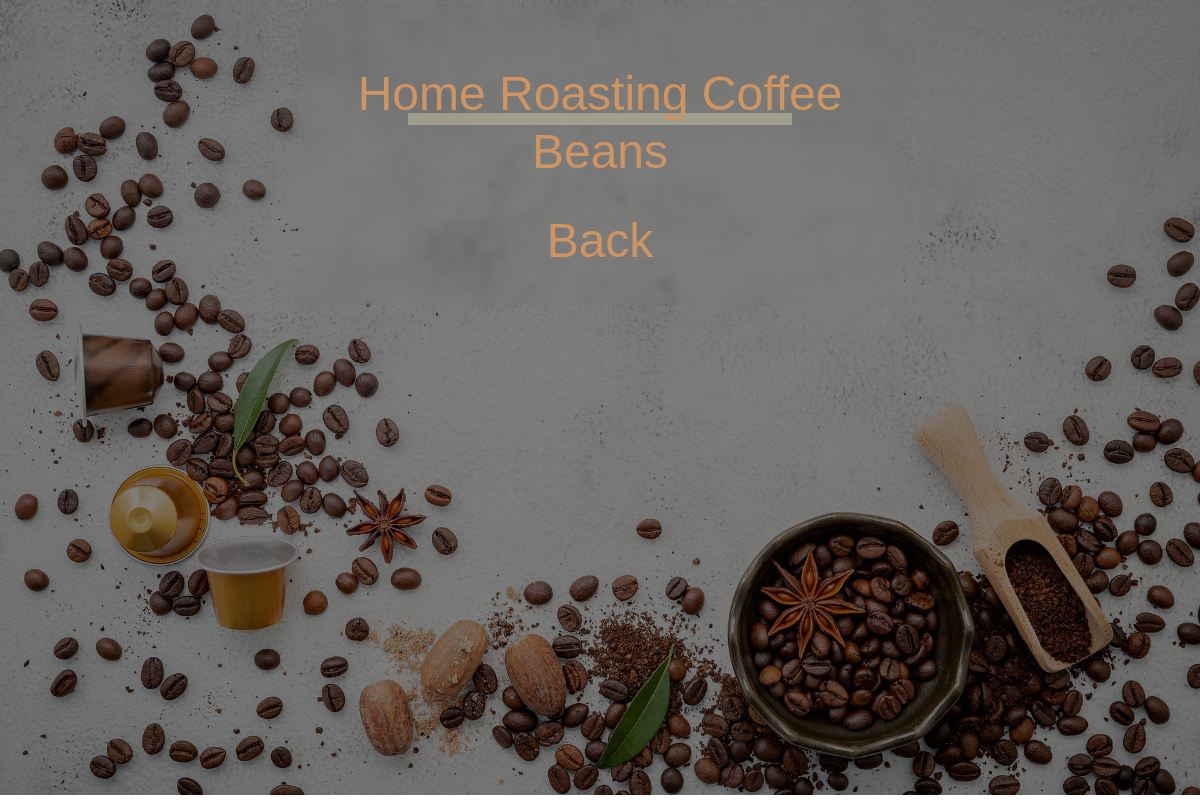
/beans.php, run on an earlier commit of the app's database.
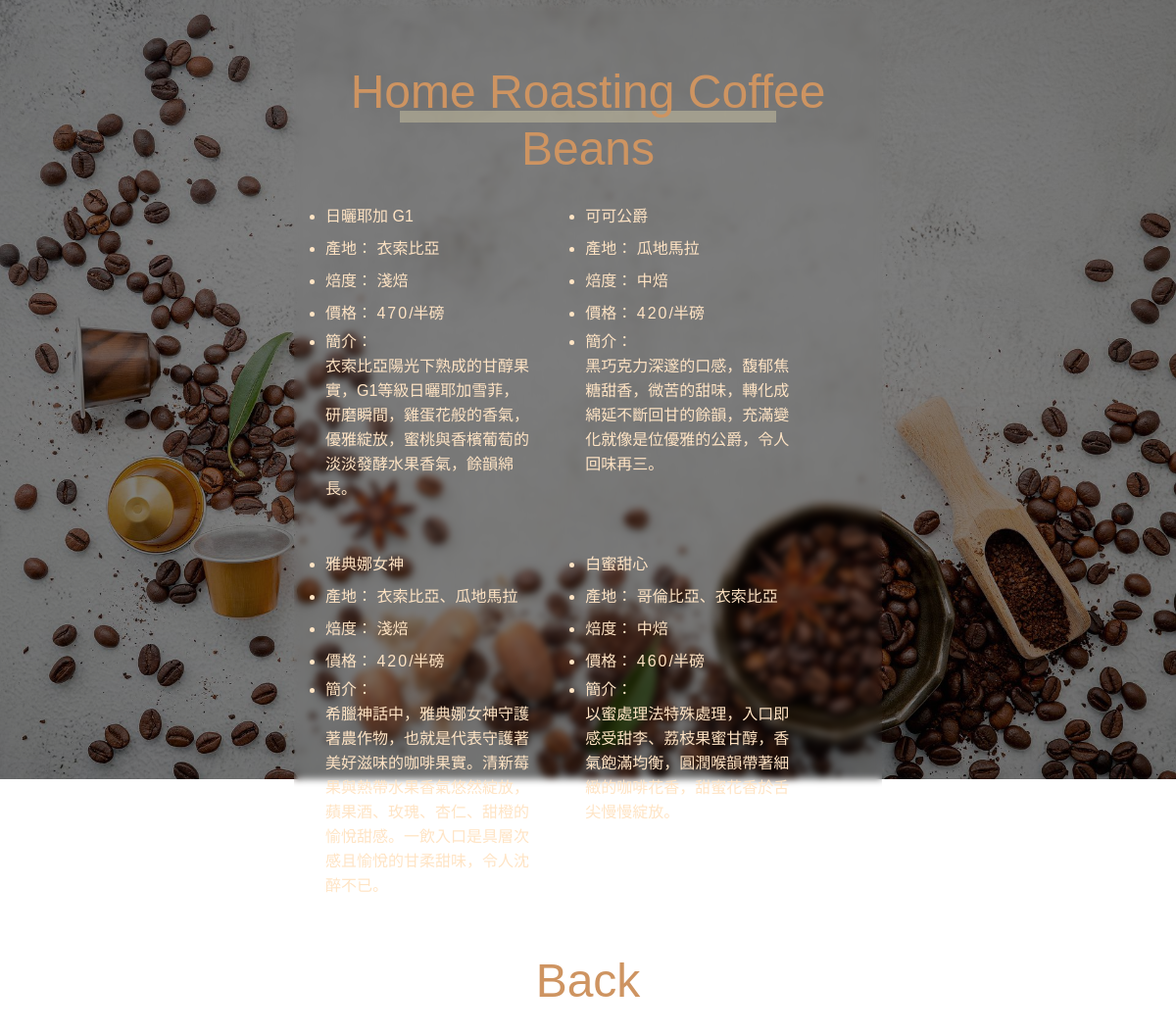
And on a later commit of the database.
### tables this page shows
CREATE TABLE `jazz_beans` (
  `id` tinyint(4) NOT NULL,
  `name` varchar(16) NOT NULL DEFAULT ' ' COMMENT '品名',
  `land` varchar(16) NOT NULL DEFAULT ' ' COMMENT '產區',
  `roast` varchar(6) NOT NULL DEFAULT ' ' COMMENT '焙度',
  `price` int(4) NOT NULL DEFAULT 0 COMMENT '價格',
  `intro` text NOT NULL DEFAULT ' ' COMMENT '介紹',
  `rank` tinyint(4) NOT NULL COMMENT '排序',
  `sh` tinyint(1) NOT NULL DEFAULT 1 COMMENT '上架'
);

### base.php (called while the page is built, shortened)
<?php
class DB{
    protected $dsn = "mysql:host=localhost;chatset=utf8;dbname=s1110205";
    protected $table;
    protected $pdo;
    function __construct($table){
        $this->table = $table;
        $this->pdo = new PDO($this->dsn,'root','');
    }
    function all(...$ary){
        $sql = "SELECT * FROM $this->table ";
        if (isset($ary[0])) {
            if(is_array($ary[0])){
                foreach ($ary[0] as $key => $value) {
                    $tmp[] = "`$key` = '$value'";
                }
                $sql.=" WHERE ".join(" AND ",$tmp);
            }else {
                $sql.=$ary[0];
            }
        }
        return $this->pdo->query($sql)->fetchAll(PDO::FETCH_ASSOC);
    }
}
$Beans = new DB('jazz_beans');
?>

### beans.php (the view, shortened to what this page needs)
<?php
include "./base.php";
?>
<!DOCTYPE html>
<html lang="en">
<head>
    <link rel="stylesheet" href="https://cdn.jsdelivr.net/npm/bootstrap@5.1.1/dist/css/bootstrap.min.css">
    <link href="http://fonts.cdnfonts.com/css/melinda" rel="stylesheet">
    <link href="http://fonts.cdnfonts.com/css/behind-script" rel="stylesheet">
    <link rel="stylesheet" href="./css/all.css">
    <link rel="stylesheet" href="./css/bgpic.css">
    <link rel="stylesheet" href="./css/coffee.css">
</head>
<body>
    <div class="beansbg"></div>
    <div class="container main_body">
        <div class="row">
            <div class="col-12 title mt-5">
                <div class="bigline">&nbsp;</div>
                <h1>Home Roasting Coffee Beans</h1>
            </div>
        </div>
        <div class="row bean_row">
            <?php
            $rows = $Beans->all(['sh'=>1]);
            foreach ($rows as $key => $value) {
            ?>
            <div class="col-12 col-md-5 m-3">
                <ul class="bean_body">
                    <li><?=$value['name']?></li>
                    <li>產地：&nbsp;<?=$value['land']?></li>
                    <li>焙度：&nbsp;<?=$value['roast']?></li>
                    <li>價格：&nbsp;<span style="letter-spacing: 2px;"><?=$value['price']?></span>/半磅</li>
                    <li class="bean_intro">簡介：<br><?=$value['intro']?></li>
                </ul>
            </div>
            <?php
            }
            ?>
        </div>
        <div class="row">
            <div class="col-12 title">
                <h1 class="back"><a href="../80jazz_menu/coffee.php">Back</a></h1>
            </div>
        </div>
    </div>
</body>
</html>

### css/all.css (style rules this page uses)
.container { margin: 0; padding: 0; }

### css/bgpic.css (style rules this page uses)
.beansbg { background: url(../img/beansbg.jpg); height: 100vh; width: 100vw; margin-top: -10px; position: fixed; z-index: -99; background-size: cover; background-position-x: 85% ; background-position-y: 0rem; background-color: rgba(0, 0, 0, 0.5); background-blend-mode: multiply; background-repeat: no-repeat; right: 0px; padding-top: 10rem; overflow: auto; }
@media (min-width: 768px) { .beansbg { background: url(../img/coffee.jpg); background-size: cover; background-position-x: 90% ; background-color: rgba(0, 0, 0, 0.5); background-blend-mode: multiply; background-repeat: no-repeat; height: 100vh; width: 100vw; position: fixed; z-index: -99; } }

### css/coffee.css (style rules this page uses)
* { box-sizing: border-box; color: rgb(255, 228, 196); margin: 0; padding: 0; font-family: 'Behind Script', sans-serif; }
.main_body { margin: 5px auto; width: 90vw; min-height: 300px; border-radius: 30px 30px 10px 10px; backdrop-filter: blur(3.5px); -webkit-backdrop-filter: blur(3.5px); }
@media (min-width: 768px) { .main_body { width: 50%; } }
.en,.title,.price { font-family: 'Behind Script', sans-serif; }
.title { text-align: center; }
.title h1 { font-size: 3rem; color: rgb(206, 148, 97); }
.bigline { margin: 0 auto; position: relative; width: 24rem; height: 12px; background-color: rgba(224, 216, 176, 0.4); z-index: -1; top: 60px; }
.back { margin: 1.5rem auto; }
.back a { text-decoration: none; color: rgb(206, 148, 97); }
.bean_row { padding-left: 1rem; padding-right: 3rem; }
.bean_body { padding-left: 0; }
.bean_body li { line-height: 33px; }
.bean_body .bean_intro { line-height: 25px; }

What changed in the data, as far as the page shows it:
added jazz_beans: name "日曬耶加 G1", land "衣索比亞", roast "淺焙", price "470", intro "衣索比亞陽光下熟成的甘醇果實，G1等級日曬耶加雪菲，研磨瞬間，雞蛋花般的香氣，優雅綻放，蜜桃與香檳葡萄的淡淡發酵水果香氣，餘韻綿長。"
added jazz_beans: name "可可公爵", land "瓜地馬拉", roast "中焙", price "420", intro "黑巧克力深邃的口感，馥郁焦糖甜香，微苦的甜味，轉化成綿延不斷回甘的餘韻，充滿變化就像是位優雅的公爵，令人回味再三。"
added jazz_beans: name "雅典娜女神", land "衣索比亞、瓜地馬拉", roast "淺焙", price "420", intro "希臘神話中，雅典娜女神守護著農作物，也就是代表守護著美好滋味的咖啡果實。清新莓果與熱帶水果香氣悠然綻放，蘋果酒、玫瑰、杏仁、甜橙的愉悅甜感。一飲入口是具層次感且愉悅的甘柔甜味，令人沈醉不已。"
added jazz_beans: name "白蜜甜心", land "哥倫比亞、衣索比亞", roast "中焙", price "460", intro "以蜜處理法特殊處理，入口即感受甜李、荔枝果蜜甘醇，香氣飽滿均衡，圓潤喉韻帶著細緻的咖啡花香，甜蜜花香於舌尖慢慢綻放。"
